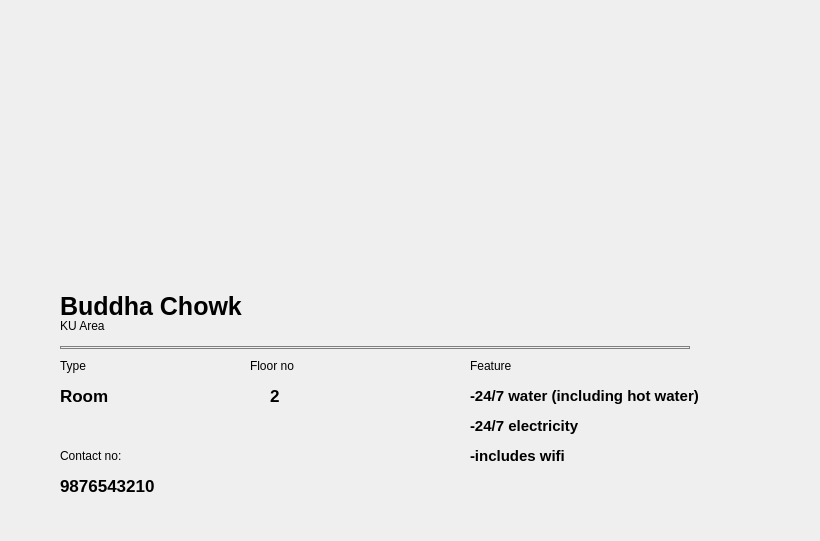
<?xml version="1.0" encoding="UTF-8"?>
<ui version="4.0">
 <class>Categories</class>
 <widget class="QWidget" name="Categories">
  <property name="geometry">
   <rect>
    <x>0</x>
    <y>0</y>
    <width>820</width>
    <height>541</height>
   </rect>
  </property>
  <property name="windowTitle">
   <string>Form</string>
  </property>
  <widget class="QStackedWidget" name="stackedWidget">
   <property name="geometry">
    <rect>
     <x>20</x>
     <y>16</y>
     <width>771</width>
     <height>501</height>
    </rect>
   </property>
   <property name="styleSheet">
    <string notr="true"/>
   </property>
   <property name="currentIndex">
    <number>1</number>
   </property>
   <widget class="QWidget" name="page">
    <widget class="QLabel" name="label_3">
     <property name="geometry">
      <rect>
       <x>40</x>
       <y>300</y>
       <width>63</width>
       <height>20</height>
      </rect>
     </property>
     <property name="text">
      <string>KU Area</string>
     </property>
    </widget>
    <widget class="QLabel" name="label_10">
     <property name="geometry">
      <rect>
       <x>40</x>
       <y>430</y>
       <width>81</width>
       <height>20</height>
      </rect>
     </property>
     <property name="text">
      <string>Contact no:</string>
     </property>
    </widget>
    <widget class="QLabel" name="label_9">
     <property name="geometry">
      <rect>
       <x>450</x>
       <y>360</y>
       <width>241</width>
       <height>101</height>
      </rect>
     </property>
     <property name="styleSheet">
      <string notr="true">
font:15px;

font:bold;</string>
     </property>
     <property name="text">
      <string>&lt;html&gt;&lt;head/&gt;&lt;body&gt;&lt;p&gt;-24/7 water (including hot water)&lt;/p&gt;&lt;p&gt;-24/7 electricity&lt;/p&gt;&lt;p&gt;-includes wifi&lt;/p&gt;&lt;/body&gt;&lt;/html&gt;</string>
     </property>
    </widget>
    <widget class="QLabel" name="label_8">
     <property name="geometry">
      <rect>
       <x>450</x>
       <y>340</y>
       <width>63</width>
       <height>20</height>
      </rect>
     </property>
     <property name="text">
      <string>Feature</string>
     </property>
    </widget>
    <widget class="QLabel" name="label_7">
     <property name="geometry">
      <rect>
       <x>250</x>
       <y>370</y>
       <width>21</width>
       <height>20</height>
      </rect>
     </property>
     <property name="styleSheet">
      <string notr="true">
font:17px;

font:bold;</string>
     </property>
     <property name="text">
      <string>2</string>
     </property>
    </widget>
    <widget class="QLabel" name="label_4">
     <property name="geometry">
      <rect>
       <x>40</x>
       <y>340</y>
       <width>63</width>
       <height>20</height>
      </rect>
     </property>
     <property name="text">
      <string>Type</string>
     </property>
    </widget>
    <widget class="QLabel" name="label_2">
     <property name="geometry">
      <rect>
       <x>40</x>
       <y>270</y>
       <width>191</width>
       <height>41</height>
      </rect>
     </property>
     <property name="styleSheet">
      <string notr="true">font:25px;
font:bold;</string>
     </property>
     <property name="text">
      <string>Buddha Chowk</string>
     </property>
    </widget>
    <widget class="QLabel" name="label">
     <property name="geometry">
      <rect>
       <x>50</x>
       <y>30</y>
       <width>611</width>
       <height>241</height>
      </rect>
     </property>
     <property name="styleSheet">
      <string notr="true">border-image: url(:/image/images/house.jpeg);</string>
     </property>
     <property name="text">
      <string/>
     </property>
    </widget>
    <widget class="QLabel" name="label_6">
     <property name="geometry">
      <rect>
       <x>40</x>
       <y>370</y>
       <width>63</width>
       <height>20</height>
      </rect>
     </property>
     <property name="styleSheet">
      <string notr="true">
font:17px;

font:bold;</string>
     </property>
     <property name="text">
      <string>Room</string>
     </property>
    </widget>
    <widget class="Line" name="line">
     <property name="geometry">
      <rect>
       <x>40</x>
       <y>330</y>
       <width>630</width>
       <height>3</height>
      </rect>
     </property>
     <property name="styleSheet">
      <string notr="true">border:1px solid gray;</string>
     </property>
     <property name="orientation">
      <enum>Qt::Horizontal</enum>
     </property>
    </widget>
    <widget class="QLabel" name="label_12">
     <property name="geometry">
      <rect>
       <x>590</x>
       <y>0</y>
       <width>141</width>
       <height>161</height>
      </rect>
     </property>
     <property name="styleSheet">
      <string notr="true">border-image: url(:/image/images/1668956065865.png);</string>
     </property>
     <property name="text">
      <string/>
     </property>
    </widget>
    <widget class="QLabel" name="label_11">
     <property name="geometry">
      <rect>
       <x>40</x>
       <y>460</y>
       <width>111</width>
       <height>20</height>
      </rect>
     </property>
     <property name="styleSheet">
      <string notr="true">
font:17px;

font:bold;</string>
     </property>
     <property name="text">
      <string>9876543210</string>
     </property>
    </widget>
    <widget class="QLabel" name="label_5">
     <property name="geometry">
      <rect>
       <x>230</x>
       <y>340</y>
       <width>63</width>
       <height>20</height>
      </rect>
     </property>
     <property name="text">
      <string>Floor no</string>
     </property>
    </widget>
    <zorder>label_2</zorder>
    <zorder>label_3</zorder>
    <zorder>label_10</zorder>
    <zorder>label_9</zorder>
    <zorder>label_8</zorder>
    <zorder>label_7</zorder>
    <zorder>label_4</zorder>
    <zorder>label</zorder>
    <zorder>label_6</zorder>
    <zorder>line</zorder>
    <zorder>label_12</zorder>
    <zorder>label_11</zorder>
    <zorder>label_5</zorder>
   </widget>
   <widget class="QWidget" name="page_4">
    <widget class="QLabel" name="label_25">
     <property name="geometry">
      <rect>
       <x>50</x>
       <y>30</y>
       <width>611</width>
       <height>241</height>
      </rect>
     </property>
     <property name="styleSheet">
      <string notr="true">border-image: url(:/image/images/house.jpeg);</string>
     </property>
     <property name="text">
      <string/>
     </property>
    </widget>
    <widget class="QLabel" name="label_26">
     <property name="geometry">
      <rect>
       <x>450</x>
       <y>340</y>
       <width>63</width>
       <height>20</height>
      </rect>
     </property>
     <property name="text">
      <string>Feature</string>
     </property>
    </widget>
    <widget class="QLabel" name="label_27">
     <property name="geometry">
      <rect>
       <x>40</x>
       <y>270</y>
       <width>191</width>
       <height>41</height>
      </rect>
     </property>
     <property name="styleSheet">
      <string notr="true">font:25px;
font:bold;</string>
     </property>
     <property name="text">
      <string>Buddha Chowk</string>
     </property>
    </widget>
    <widget class="QLabel" name="label_28">
     <property name="geometry">
      <rect>
       <x>40</x>
       <y>300</y>
       <width>63</width>
       <height>20</height>
      </rect>
     </property>
     <property name="text">
      <string>KU Area</string>
     </property>
    </widget>
    <widget class="QLabel" name="label_29">
     <property name="geometry">
      <rect>
       <x>250</x>
       <y>370</y>
       <width>21</width>
       <height>20</height>
      </rect>
     </property>
     <property name="styleSheet">
      <string notr="true">
font:17px;

font:bold;</string>
     </property>
     <property name="text">
      <string>2</string>
     </property>
    </widget>
    <widget class="QLabel" name="label_30">
     <property name="geometry">
      <rect>
       <x>450</x>
       <y>360</y>
       <width>241</width>
       <height>101</height>
      </rect>
     </property>
     <property name="styleSheet">
      <string notr="true">
font:15px;

font:bold;</string>
     </property>
     <property name="text">
      <string>&lt;html&gt;&lt;head/&gt;&lt;body&gt;&lt;p&gt;-24/7 water (including hot water)&lt;/p&gt;&lt;p&gt;-24/7 electricity&lt;/p&gt;&lt;p&gt;-includes wifi&lt;/p&gt;&lt;/body&gt;&lt;/html&gt;</string>
     </property>
    </widget>
    <widget class="QLabel" name="label_31">
     <property name="geometry">
      <rect>
       <x>40</x>
       <y>430</y>
       <width>81</width>
       <height>20</height>
      </rect>
     </property>
     <property name="text">
      <string>Contact no:</string>
     </property>
    </widget>
    <widget class="Line" name="line_3">
     <property name="geometry">
      <rect>
       <x>40</x>
       <y>330</y>
       <width>630</width>
       <height>3</height>
      </rect>
     </property>
     <property name="styleSheet">
      <string notr="true">border:1px solid gray;</string>
     </property>
     <property name="orientation">
      <enum>Qt::Horizontal</enum>
     </property>
    </widget>
    <widget class="QLabel" name="label_32">
     <property name="geometry">
      <rect>
       <x>40</x>
       <y>340</y>
       <width>63</width>
       <height>20</height>
      </rect>
     </property>
     <property name="text">
      <string>Type</string>
     </property>
    </widget>
    <widget class="QLabel" name="label_33">
     <property name="geometry">
      <rect>
       <x>40</x>
       <y>370</y>
       <width>63</width>
       <height>20</height>
      </rect>
     </property>
     <property name="styleSheet">
      <string notr="true">
font:17px;

font:bold;</string>
     </property>
     <property name="text">
      <string>Room</string>
     </property>
    </widget>
    <widget class="QLabel" name="label_35">
     <property name="geometry">
      <rect>
       <x>590</x>
       <y>0</y>
       <width>141</width>
       <height>161</height>
      </rect>
     </property>
     <property name="styleSheet">
      <string notr="true">border-image: url(:/image/images/1668956065865.png);</string>
     </property>
     <property name="text">
      <string/>
     </property>
    </widget>
    <widget class="QLabel" name="label_36">
     <property name="geometry">
      <rect>
       <x>230</x>
       <y>340</y>
       <width>63</width>
       <height>20</height>
      </rect>
     </property>
     <property name="text">
      <string>Floor no</string>
     </property>
    </widget>
    <widget class="QLabel" name="label_49">
     <property name="geometry">
      <rect>
       <x>40</x>
       <y>460</y>
       <width>111</width>
       <height>20</height>
      </rect>
     </property>
     <property name="styleSheet">
      <string notr="true">
font:17px;

font:bold;</string>
     </property>
     <property name="text">
      <string>9876543210</string>
     </property>
    </widget>
    <zorder>label_35</zorder>
    <zorder>label_31</zorder>
    <zorder>label_33</zorder>
    <zorder>label_27</zorder>
    <zorder>label_32</zorder>
    <zorder>label_49</zorder>
    <zorder>line_3</zorder>
    <zorder>label_29</zorder>
    <zorder>label_26</zorder>
    <zorder>label_28</zorder>
    <zorder>label_36</zorder>
    <zorder>label_25</zorder>
    <zorder>label_30</zorder>
   </widget>
   <widget class="QWidget" name="page_3">
    <widget class="QLabel" name="label_48">
     <property name="geometry">
      <rect>
       <x>40</x>
       <y>460</y>
       <width>111</width>
       <height>20</height>
      </rect>
     </property>
     <property name="styleSheet">
      <string notr="true">
font:17px;

font:bold;</string>
     </property>
     <property name="text">
      <string>9876543210</string>
     </property>
    </widget>
    <widget class="QLabel" name="label_37">
     <property name="geometry">
      <rect>
       <x>50</x>
       <y>30</y>
       <width>611</width>
       <height>241</height>
      </rect>
     </property>
     <property name="styleSheet">
      <string notr="true">border-image: url(:/image/images/house.jpeg);</string>
     </property>
     <property name="text">
      <string/>
     </property>
    </widget>
    <widget class="QLabel" name="label_38">
     <property name="geometry">
      <rect>
       <x>450</x>
       <y>340</y>
       <width>63</width>
       <height>20</height>
      </rect>
     </property>
     <property name="text">
      <string>Feature</string>
     </property>
    </widget>
    <widget class="QLabel" name="label_47">
     <property name="geometry">
      <rect>
       <x>230</x>
       <y>340</y>
       <width>63</width>
       <height>20</height>
      </rect>
     </property>
     <property name="text">
      <string>Floor no</string>
     </property>
    </widget>
    <widget class="QLabel" name="label_43">
     <property name="geometry">
      <rect>
       <x>40</x>
       <y>430</y>
       <width>81</width>
       <height>20</height>
      </rect>
     </property>
     <property name="text">
      <string>Contact no:</string>
     </property>
    </widget>
    <widget class="Line" name="line_4">
     <property name="geometry">
      <rect>
       <x>40</x>
       <y>330</y>
       <width>630</width>
       <height>3</height>
      </rect>
     </property>
     <property name="styleSheet">
      <string notr="true">border:1px solid gray;</string>
     </property>
     <property name="orientation">
      <enum>Qt::Horizontal</enum>
     </property>
    </widget>
    <widget class="QLabel" name="label_46">
     <property name="geometry">
      <rect>
       <x>590</x>
       <y>0</y>
       <width>141</width>
       <height>161</height>
      </rect>
     </property>
     <property name="styleSheet">
      <string notr="true">border-image: url(:/image/images/1668956065865.png);</string>
     </property>
     <property name="text">
      <string/>
     </property>
    </widget>
    <widget class="QLabel" name="label_44">
     <property name="geometry">
      <rect>
       <x>40</x>
       <y>340</y>
       <width>63</width>
       <height>20</height>
      </rect>
     </property>
     <property name="text">
      <string>Type</string>
     </property>
    </widget>
    <widget class="QLabel" name="label_40">
     <property name="geometry">
      <rect>
       <x>40</x>
       <y>300</y>
       <width>63</width>
       <height>20</height>
      </rect>
     </property>
     <property name="text">
      <string>KU Area</string>
     </property>
    </widget>
    <widget class="QLabel" name="label_41">
     <property name="geometry">
      <rect>
       <x>250</x>
       <y>370</y>
       <width>21</width>
       <height>20</height>
      </rect>
     </property>
     <property name="styleSheet">
      <string notr="true">
font:17px;

font:bold;</string>
     </property>
     <property name="text">
      <string>2</string>
     </property>
    </widget>
    <widget class="QLabel" name="label_39">
     <property name="geometry">
      <rect>
       <x>40</x>
       <y>270</y>
       <width>191</width>
       <height>41</height>
      </rect>
     </property>
     <property name="styleSheet">
      <string notr="true">font:25px;
font:bold;</string>
     </property>
     <property name="text">
      <string>Buddha Chowk</string>
     </property>
    </widget>
    <widget class="QLabel" name="label_42">
     <property name="geometry">
      <rect>
       <x>450</x>
       <y>360</y>
       <width>241</width>
       <height>101</height>
      </rect>
     </property>
     <property name="styleSheet">
      <string notr="true">
font:15px;

font:bold;</string>
     </property>
     <property name="text">
      <string>&lt;html&gt;&lt;head/&gt;&lt;body&gt;&lt;p&gt;-24/7 water (including hot water)&lt;/p&gt;&lt;p&gt;-24/7 electricity&lt;/p&gt;&lt;p&gt;-includes wifi&lt;/p&gt;&lt;/body&gt;&lt;/html&gt;</string>
     </property>
    </widget>
    <widget class="QLabel" name="label_45">
     <property name="geometry">
      <rect>
       <x>40</x>
       <y>370</y>
       <width>63</width>
       <height>20</height>
      </rect>
     </property>
     <property name="styleSheet">
      <string notr="true">
font:17px;

font:bold;</string>
     </property>
     <property name="text">
      <string>Room</string>
     </property>
    </widget>
    <zorder>label_39</zorder>
    <zorder>label_46</zorder>
    <zorder>label_48</zorder>
    <zorder>label_37</zorder>
    <zorder>label_38</zorder>
    <zorder>label_47</zorder>
    <zorder>label_43</zorder>
    <zorder>line_4</zorder>
    <zorder>label_44</zorder>
    <zorder>label_40</zorder>
    <zorder>label_41</zorder>
    <zorder>label_42</zorder>
    <zorder>label_45</zorder>
   </widget>
   <widget class="QWidget" name="page_2">
    <widget class="QLabel" name="label_13">
     <property name="geometry">
      <rect>
       <x>50</x>
       <y>30</y>
       <width>611</width>
       <height>241</height>
      </rect>
     </property>
     <property name="styleSheet">
      <string notr="true">border-image: url(:/image/images/house.jpeg);</string>
     </property>
     <property name="text">
      <string/>
     </property>
    </widget>
    <widget class="QLabel" name="label_14">
     <property name="geometry">
      <rect>
       <x>450</x>
       <y>340</y>
       <width>63</width>
       <height>20</height>
      </rect>
     </property>
     <property name="text">
      <string>Feature</string>
     </property>
    </widget>
    <widget class="QLabel" name="label_15">
     <property name="geometry">
      <rect>
       <x>40</x>
       <y>270</y>
       <width>191</width>
       <height>41</height>
      </rect>
     </property>
     <property name="styleSheet">
      <string notr="true">font:25px;
font:bold;</string>
     </property>
     <property name="text">
      <string>Buddha Chowk</string>
     </property>
    </widget>
    <widget class="QLabel" name="label_16">
     <property name="geometry">
      <rect>
       <x>40</x>
       <y>300</y>
       <width>63</width>
       <height>20</height>
      </rect>
     </property>
     <property name="text">
      <string>KU Area</string>
     </property>
    </widget>
    <widget class="QLabel" name="label_17">
     <property name="geometry">
      <rect>
       <x>250</x>
       <y>370</y>
       <width>21</width>
       <height>20</height>
      </rect>
     </property>
     <property name="styleSheet">
      <string notr="true">
font:17px;

font:bold;</string>
     </property>
     <property name="text">
      <string>2</string>
     </property>
    </widget>
    <widget class="QLabel" name="label_18">
     <property name="geometry">
      <rect>
       <x>450</x>
       <y>360</y>
       <width>241</width>
       <height>101</height>
      </rect>
     </property>
     <property name="styleSheet">
      <string notr="true">
font:15px;

font:bold;</string>
     </property>
     <property name="text">
      <string>&lt;html&gt;&lt;head/&gt;&lt;body&gt;&lt;p&gt;-24/7 water (including hot water)&lt;/p&gt;&lt;p&gt;-24/7 electricity&lt;/p&gt;&lt;p&gt;-includes wifi&lt;/p&gt;&lt;/body&gt;&lt;/html&gt;</string>
     </property>
    </widget>
    <widget class="QLabel" name="label_19">
     <property name="geometry">
      <rect>
       <x>40</x>
       <y>430</y>
       <width>81</width>
       <height>20</height>
      </rect>
     </property>
     <property name="text">
      <string>Contact no:</string>
     </property>
    </widget>
    <widget class="Line" name="line_2">
     <property name="geometry">
      <rect>
       <x>40</x>
       <y>330</y>
       <width>630</width>
       <height>3</height>
      </rect>
     </property>
     <property name="styleSheet">
      <string notr="true">border:1px solid gray;</string>
     </property>
     <property name="orientation">
      <enum>Qt::Horizontal</enum>
     </property>
    </widget>
    <widget class="QLabel" name="label_20">
     <property name="geometry">
      <rect>
       <x>40</x>
       <y>340</y>
       <width>63</width>
       <height>20</height>
      </rect>
     </property>
     <property name="text">
      <string>Type</string>
     </property>
    </widget>
    <widget class="QLabel" name="label_21">
     <property name="geometry">
      <rect>
       <x>40</x>
       <y>370</y>
       <width>63</width>
       <height>20</height>
      </rect>
     </property>
     <property name="styleSheet">
      <string notr="true">
font:17px;

font:bold;</string>
     </property>
     <property name="text">
      <string>Room</string>
     </property>
    </widget>
    <widget class="QLabel" name="label_22">
     <property name="geometry">
      <rect>
       <x>590</x>
       <y>0</y>
       <width>141</width>
       <height>161</height>
      </rect>
     </property>
     <property name="styleSheet">
      <string notr="true">border-image: url(:/image/images/1668956065865.png);</string>
     </property>
     <property name="text">
      <string/>
     </property>
    </widget>
    <widget class="QLabel" name="label_23">
     <property name="geometry">
      <rect>
       <x>230</x>
       <y>340</y>
       <width>63</width>
       <height>20</height>
      </rect>
     </property>
     <property name="text">
      <string>Floor no</string>
     </property>
    </widget>
    <widget class="QLabel" name="label_24">
     <property name="geometry">
      <rect>
       <x>40</x>
       <y>460</y>
       <width>111</width>
       <height>20</height>
      </rect>
     </property>
     <property name="styleSheet">
      <string notr="true">
font:17px;

font:bold;</string>
     </property>
     <property name="text">
      <string>9876543210</string>
     </property>
    </widget>
    <zorder>label_22</zorder>
    <zorder>label_13</zorder>
    <zorder>label_14</zorder>
    <zorder>label_15</zorder>
    <zorder>label_16</zorder>
    <zorder>label_17</zorder>
    <zorder>label_18</zorder>
    <zorder>label_19</zorder>
    <zorder>line_2</zorder>
    <zorder>label_20</zorder>
    <zorder>label_21</zorder>
    <zorder>label_23</zorder>
    <zorder>label_24</zorder>
   </widget>
  </widget>
  <widget class="QLabel" name="label_34">
   <property name="geometry">
    <rect>
     <x>1330</x>
     <y>240</y>
     <width>141</width>
     <height>161</height>
    </rect>
   </property>
   <property name="styleSheet">
    <string notr="true">border-image: url(:/image/images/1668956065865.png);</string>
   </property>
   <property name="text">
    <string/>
   </property>
  </widget>
 </widget>
 <resources/>
 <connections/>
</ui>
